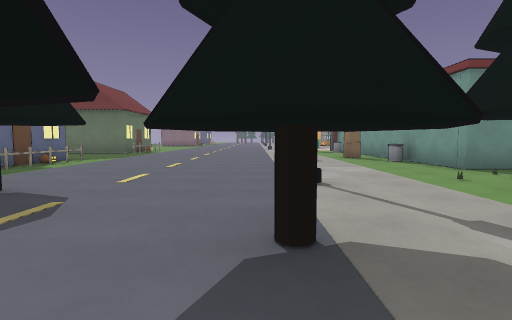
view 1 (above)

24 first-person views from a walk through a 3-D level made in the Godot game engine. The camera is 1.3 m above the floor, tilts 4° down and sees 80° across. The floor is counted in squares, 2 m on a side. Each view is taken from the middle of a square. On the plan, view 1 faces up. The plan holds only what a view shows up to about 10 squares ahead; the rest is blank. The place goes on beyond the plan.

view 2
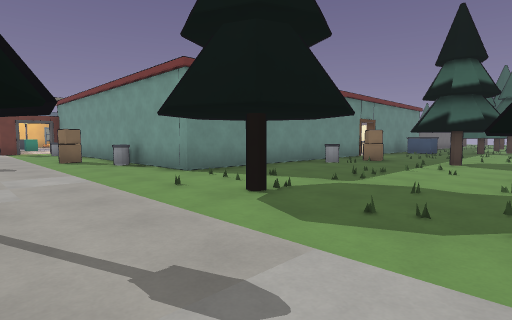

view 3
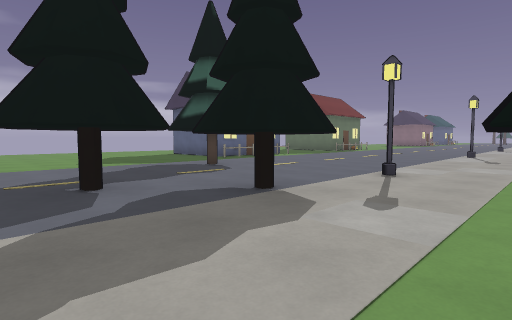

view 4
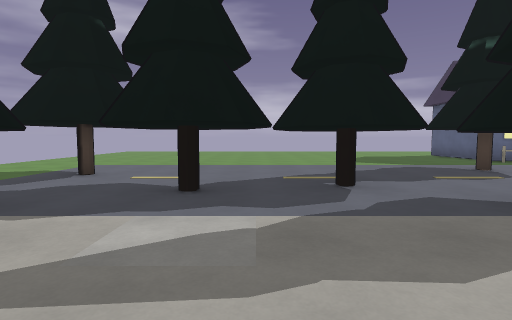

view 5
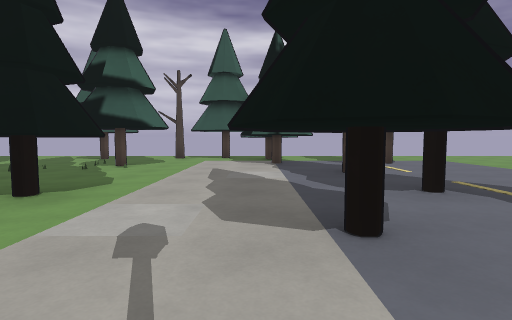

view 6
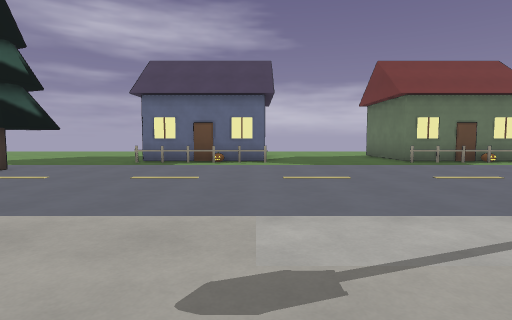

view 7
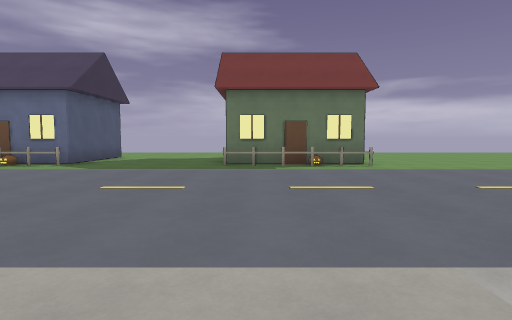

view 8
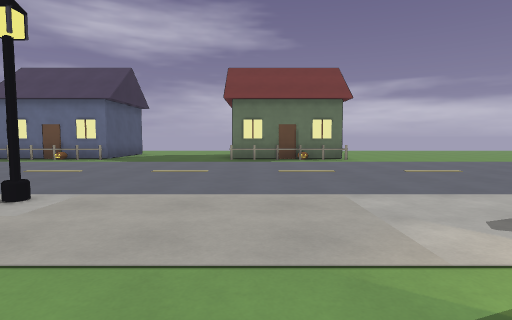

view 9
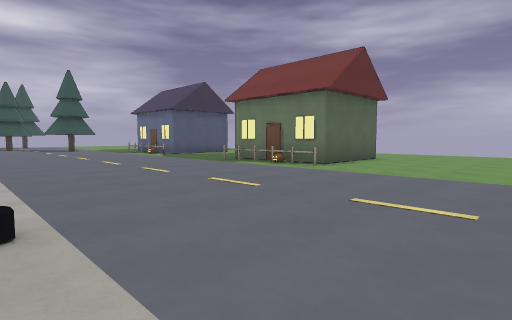

view 10
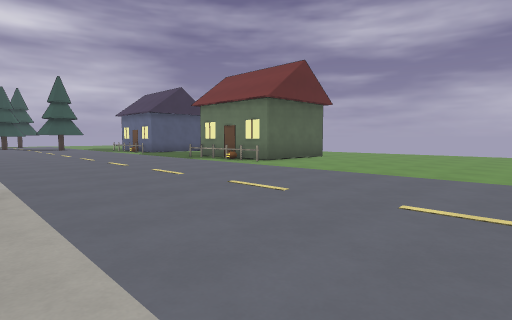

view 11
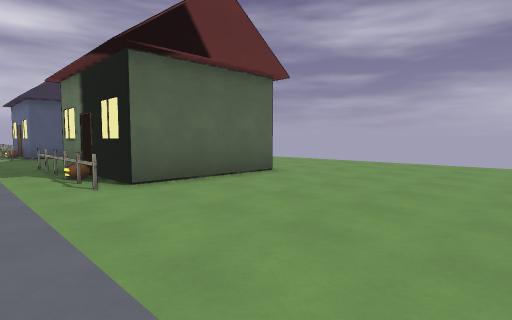

view 12
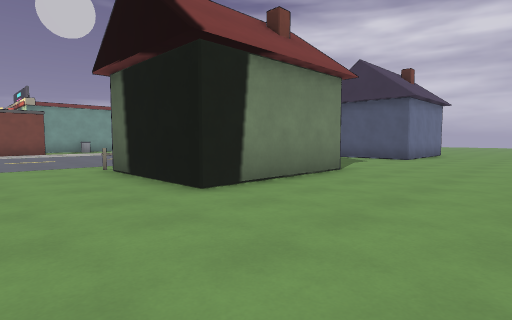

view 13
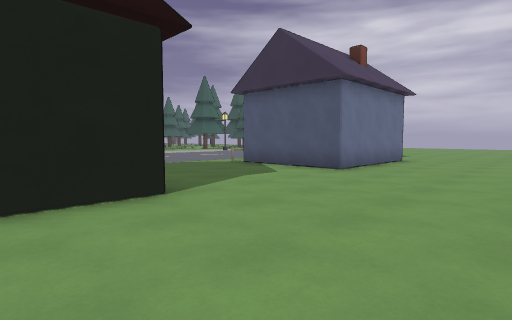

view 14
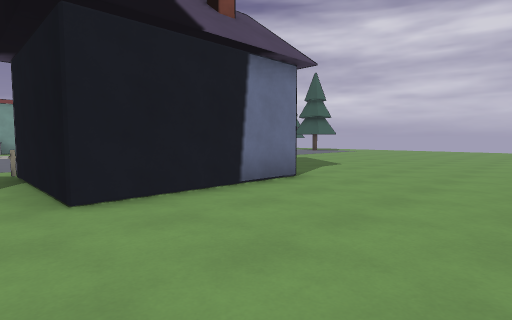

view 15
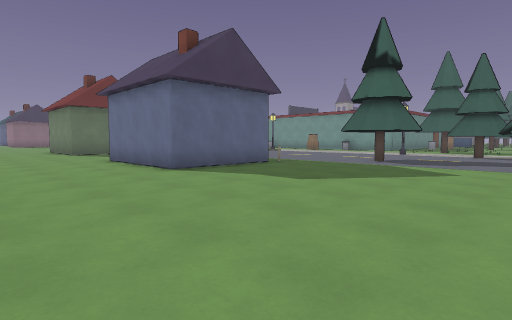

view 16
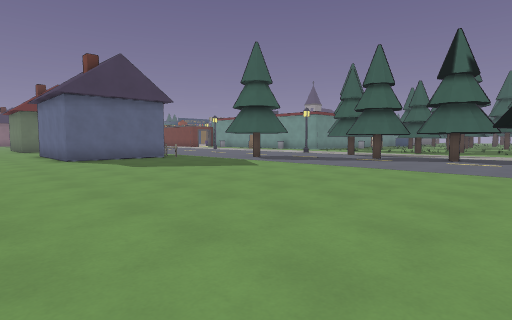

view 17
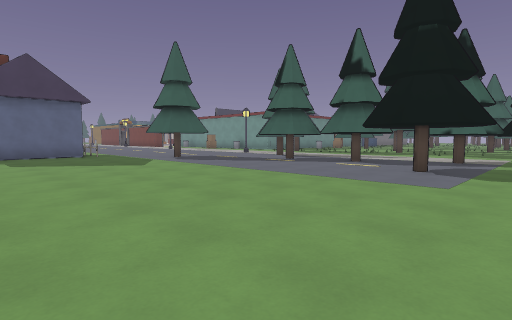

view 18
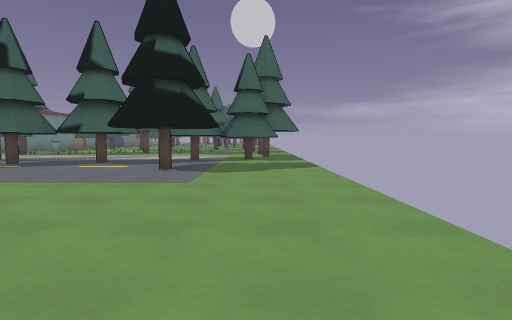

view 19
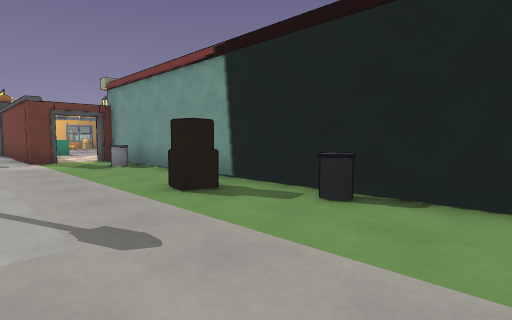

view 20
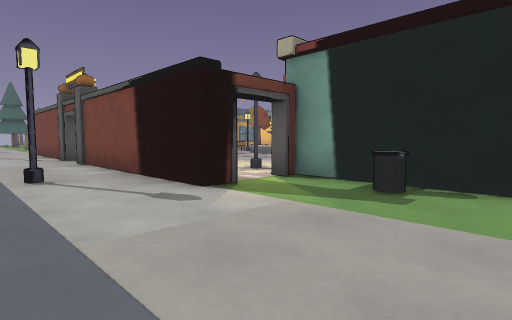

view 21
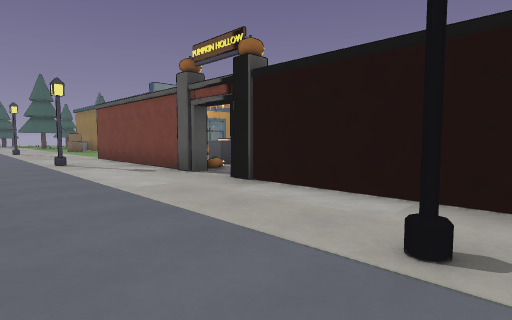

view 22
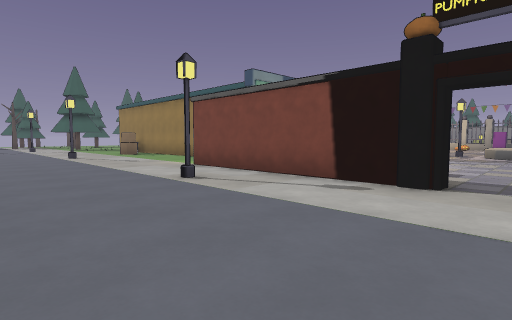

view 23
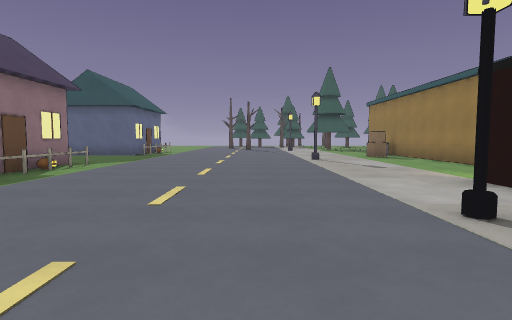

view 24
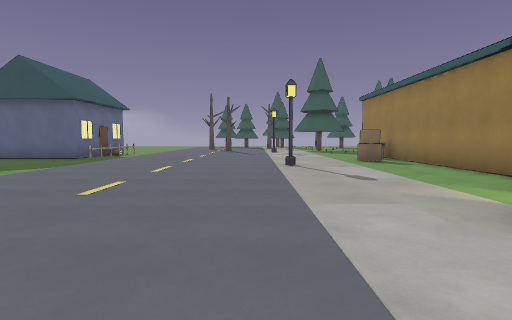

### Floor plan
Key: @ floor where view 1 was taken; # wall or solid block; x gap in a wall; . floor; = window, fence, low wall or low ledge; ^ raised ledge; T thing the floor can be seen under or through; O other object.
Columns run from 12 left of view 1 to 13 right of it. Each row starts with its distance up from view 1.
 36     ###.........##
 35      ..........#.#
 34      ........#...#
 33       ...........#
 32       ...........#
 31       #..........#
 30       #.........
 29       #........#
 28        ........#
 27         .....#.#
 26          ......#
 25           .....#O
 24           .....#O.....=
 23         .......x..... ^
 22  ..............#
 21  ..............#
 20 ...............#
 19 .............#.# .
 18 ...............#.#
 17 ...............#x#
 16 ....###..........#
 15 ....###.........##
 14 ....###..........#
 13 .................#
 12 .............#...#
 11 .................#
 10 ...............#.#
  9 ....###.........##
  8 ....###..........#
  7 ....###..........### ##
  6 ....###................
  5 .............#........#.
  4 ........##............x..
  3 ........  ...........##...
  2 ............T#.......  ...
  1 ..........TTT..##..
  0 ..........TT@..##
 -1  ..........T.....
 -2  ..........T#......
 -3  ...............#...
 -4  .........#.##......
 -5    .........##.... ..
 -6    .........## .. #..
 -7     ..........

Positions as (right, up) in squares from view 1, and headings:
1: (0, 0), facing up
2: (1, 1), facing up-right
3: (3, -1), facing up-left
4: (3, -1), facing left
5: (1, 4), facing down
6: (3, 9), facing left
7: (2, 14), facing left
8: (4, 14), facing left
9: (1, 21), facing down-left
10: (1, 23), facing down-left
11: (-4, 21), facing down-left
12: (-12, 19), facing down-right
13: (-12, 15), facing down-right
14: (-12, 10), facing down-right
15: (-12, 0), facing up-right
16: (-11, -4), facing up-right
17: (-9, -6), facing up-right
18: (-9, -6), facing right
19: (1, 7), facing up-right
20: (0, 13), facing up-right
21: (-1, 18), facing up-right
22: (-2, 22), facing up-right
23: (-1, 24), facing up
24: (0, 26), facing up
